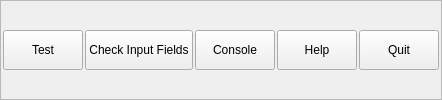
     <widget class="QFrame" name="frame_MainButtons">
      <property name="minimumSize">
       <size>
        <width>0</width>
        <height>60</height>
       </size>
      </property>
      <property name="frameShape">
       <enum>QFrame::StyledPanel</enum>
      </property>
      <property name="frameShadow">
       <enum>QFrame::Raised</enum>
      </property>
      <layout class="QHBoxLayout" name="horizontalLayout">
       <property name="spacing">
        <number>2</number>
       </property>
       <property name="margin">
        <number>2</number>
       </property>
       <item>
        <widget class="QPushButton" name="btn_Test">
         <property name="minimumSize">
          <size>
           <width>0</width>
           <height>40</height>
          </size>
         </property>
         <property name="text">
          <string>Test</string>
         </property>
        </widget>
       </item>
       <item>
        <widget class="QPushButton" name="btn_CheckInputs">
         <property name="minimumSize">
          <size>
           <width>0</width>
           <height>40</height>
          </size>
         </property>
         <property name="text">
          <string>Check Input Fields</string>
         </property>
        </widget>
       </item>
       <item>
        <widget class="QPushButton" name="btn_Console">
         <property name="minimumSize">
          <size>
           <width>0</width>
           <height>40</height>
          </size>
         </property>
         <property name="text">
          <string>Console</string>
         </property>
        </widget>
       </item>
       <item>
        <widget class="QPushButton" name="btn_Help">
         <property name="minimumSize">
          <size>
           <width>0</width>
           <height>40</height>
          </size>
         </property>
         <property name="text">
          <string>Help</string>
         </property>
        </widget>
       </item>
       <item>
        <widget class="QPushButton" name="btn_Quit">
         <property name="minimumSize">
          <size>
           <width>0</width>
           <height>40</height>
          </size>
         </property>
         <property name="text">
          <string>Quit</string>
         </property>
        </widget>
       </item>
      </layout>
     </widget>
